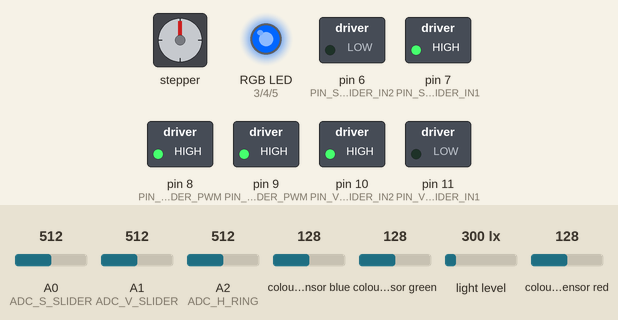
A sketch run on a simulated Arduino Mega 2560, built with avr-gcc and run on an emulated ATmega2560. Shown: stepper motor, switched loads named in the sketch (green lamp = pin HIGH), an RGB LED mixed from three pins (HIGH = lit). The test bench sets the inputs (shaded band); at power-on: colour sensor blue 128, A0 (ADC_S_SLIDER) = 512, colour sensor green 128, light level 300 lx, A1 (ADC_V_SLIDER) = 512, A2 (ADC_H_RING) = 512, colour sensor red 128. Stepper angles assume 513 steps per turn; what the sketch prints to the serial monitor is not drawn.

Above: at 1.2 s.
1.3 s: colour sensor blue set to 5
At 3.3 s:
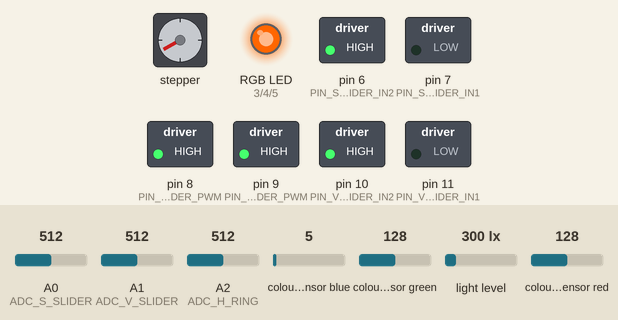
3.6 s: A0 (ADC_S_SLIDER) set to 774
5.1 s: A0 (ADC_S_SLIDER) set to 800
At 6.3 s:
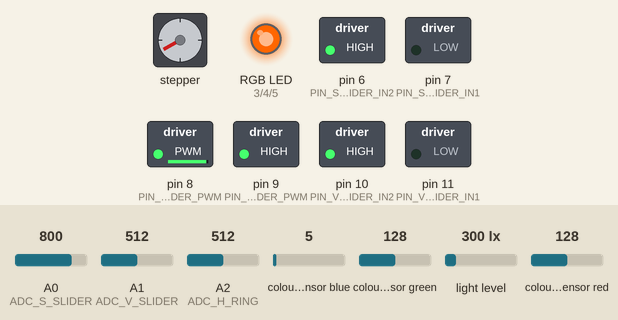
6.6 s: colour sensor green set to 5
At 8.0 s:
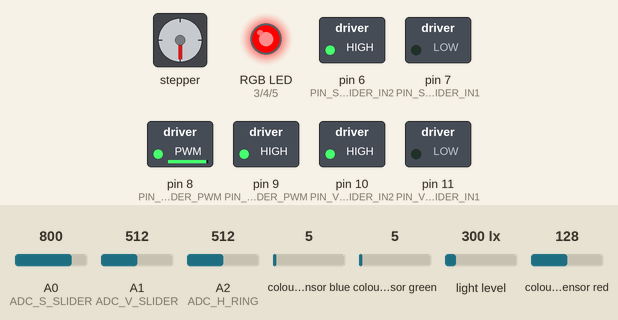
8.3 s: colour sensor blue set to 250
At 9.8 s:
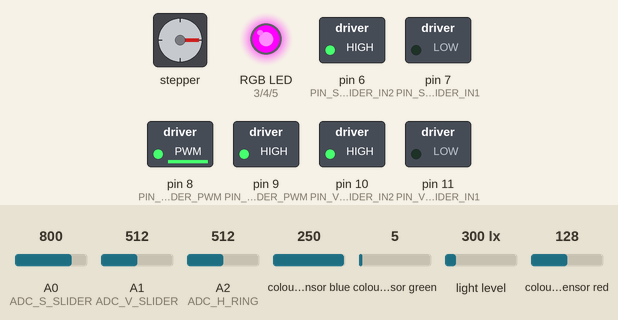
10.1 s: light level set to 1500 lx
At 11.3 s:
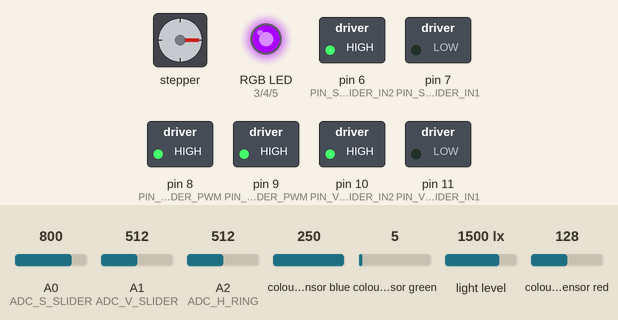
Timing chart, 0 to 12.6 s (numbered marks = the images above; inputs shaded):
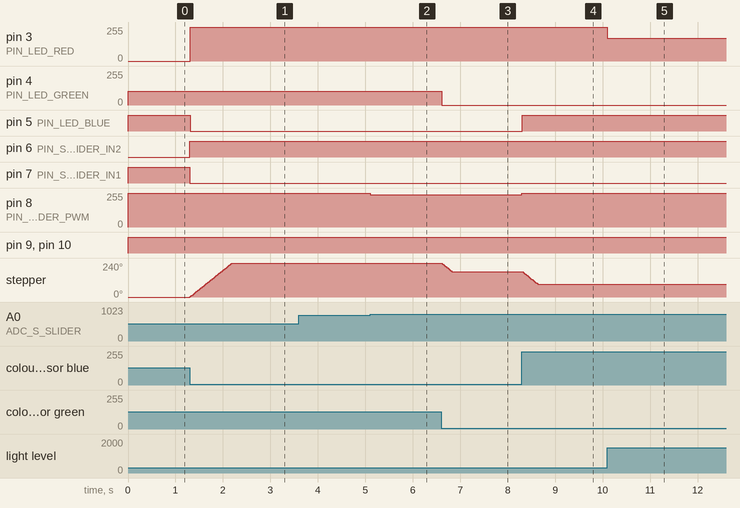

Measured:
- after the input at 1.3 s, pin 3 (PIN_LED_RED): 0/255 → 255/255 at once; pin 5 (PIN_LED_BLUE), pin 7 (PIN_S_SLIDER_IN1): HIGH → LOW at once; pin 6 (PIN_S_SLIDER_IN2): LOW → HIGH at once; stepper: turns 240° clockwise in 0.88 s, starting at once
- after the input at 3.6 s, every drawn part: stays the same
- after the input at 5.1 s, pin 8 (PIN_S_SLIDER_PWM): 255/255 → 243/255 at once
- after the input at 6.6 s, pin 4 (PIN_LED_GREEN): 102/255 → 0/255 at once; stepper: turns 60° counter-clockwise in 0.22 s, starting at once
- after the input at 8.3 s, pin 5 (PIN_LED_BLUE): LOW → HIGH at once; pin 8 (PIN_S_SLIDER_PWM): 243/255 → 253/255 at once; stepper: turns 91° counter-clockwise in 0.33 s, starting at once
- after the input at 10.1 s, pin 3 (PIN_LED_RED): 255/255 → 171/255 at once; pin 8 (PIN_S_SLIDER_PWM): 253/255 → 255/255 at once

The sketch:

color_glove.ino
```cpp
#include <Wire.h>
#include <Stepper.h>
#include <SparkFun_APDS9960.h>

#define PIN_BUTTON 0
#define PIN_BUTTONGND 1

#define PIN_LED_RED 3
#define PIN_LED_GREEN 4
#define PIN_LED_BLUE 5

#define PIN_S_SLIDER_IN1 7
#define PIN_S_SLIDER_IN2 6
#define PIN_S_SLIDER_PWM 8
#define ADC_S_SLIDER 0

#define PIN_V_SLIDER_IN1 11
#define PIN_V_SLIDER_IN2 10
#define PIN_V_SLIDER_PWM 9
#define ADC_V_SLIDER 1

#define ADC_H_RING 2

// Color sensor I2C: SDA pin 18, SCL pin 19

#define STEPPER_STEPS 513
#define PIN_STEPPER_A1 20
#define PIN_STEPPER_A2 21
#define PIN_STEPPER_B1 22
#define PIN_STEPPER_B2 23

Stepper stepper = Stepper(STEPPER_STEPS, PIN_STEPPER_A1, PIN_STEPPER_A2,
    PIN_STEPPER_B1, PIN_STEPPER_B2); // Stepper motor object

// Deadband power level for sliders
#define MOTOR_DEADBAND 128

int stepperPosition = 0; // Position of the stepper (in steps)
int stepperTarget = 0; // Target position of the motor
int sensorValH = 0; // store the value coming from the sensor for H
int sensorValS = 0; // store the value coming from the sensor for S
int sensorValB = 0; // store the value coming from the sensor for B

// getRGB function stores RGB values in this array
// use these values for the red, blue, green led.
int rgb_colors[3];

int hue;
int saturation;
int brightness;

// Raw values from color sensor
SparkFun_APDS9960 apds = SparkFun_APDS9960();
uint16_t ambient_light = 0;
uint16_t red_light = 0;
uint16_t green_light = 0;
uint16_t blue_light = 0;

float slider_Kp = 0.5;
bool isActive = true;

void setup() {
    Wire.begin();
    Serial.begin(57600);

    // Button
    pinMode(PIN_BUTTON, INPUT_PULLUP);
    pinMode(PIN_BUTTONGND, OUTPUT);
    digitalWrite(PIN_BUTTONGND, LOW);

    // LED output pins
    pinMode(PIN_LED_RED, OUTPUT);
    pinMode(PIN_LED_GREEN, OUTPUT);
    pinMode(PIN_LED_BLUE, OUTPUT);
    analogWrite(PIN_LED_RED, 0);
    analogWrite(PIN_LED_GREEN, 0);
    analogWrite(PIN_LED_BLUE, 0);

    // Saturation slider pins
    pinMode(PIN_S_SLIDER_IN1, OUTPUT);
    pinMode(PIN_S_SLIDER_IN2, OUTPUT);
    pinMode(PIN_S_SLIDER_PWM, OUTPUT);
    digitalWrite(PIN_S_SLIDER_IN1, LOW);
    digitalWrite(PIN_S_SLIDER_IN2, LOW);
    analogWrite(PIN_S_SLIDER_PWM, 0);

    // Value slider pins
    pinMode(PIN_V_SLIDER_IN1, OUTPUT);
    pinMode(PIN_V_SLIDER_IN2, OUTPUT);
    pinMode(PIN_V_SLIDER_PWM, OUTPUT);
    digitalWrite(PIN_V_SLIDER_IN1, LOW);
    digitalWrite(PIN_V_SLIDER_IN2, LOW);
    analogWrite(PIN_V_SLIDER_PWM, 0);

    // Stepper setup
    stepper.setSpeed(60);

    // Initialize APDS-9960 (configure I2C and initial values)
    if ( apds.init() ) {
        Serial.println(F("APDS-9960 initialization complete"));
    } else {
        Serial.println(F("Something went wrong during APDS-9960 init!"));
    }

    // Start running the APDS-9960 light sensor (no interrupts)
    if ( apds.enableLightSensor(false) ) {
        Serial.println(F("Light sensor is now running"));
    } else {
        Serial.println(F("Something went wrong during light sensor init!"));
    }

    //Testing
    saturation = 128;
    brightness = 128;
    hue = 180;
}

void loop() {
    // Get HSV values
    sensorValH = analogRead(ADC_H_RING);
    sensorValS = analogRead(ADC_S_SLIDER);
    sensorValB = analogRead(ADC_V_SLIDER);

    //hue = (millis()/10) % 359;
    //saturation = (millis()/10) % 255;
    //brightness = (millis()/10) % 255;
    //Serial.println("Hue: " + String(sensorValH) + " Saturation: " + String(sensorValS) + " Brightness: " + String(sensorValB) + " isActive: " + String(isActive));

    // Get current mode from button
    if(digitalRead(PIN_BUTTON) == LOW)
    {
        isActive = false;
    }
    else
    {
        isActive = true;
    }

    if (isActive == true) // Actively display sensed color
    {
        // Get color from color sensor, save in hue,saturation,value variables
        if (  !apds.readAmbientLight(ambient_light) ||
            !apds.readRedLight(red_light) ||
        !apds.readGreenLight(green_light) ||
        !apds.readBlueLight(blue_light) )
        {
            Serial.println("Error reading light values");
        }
        else
        {
            /*
            Serial.print("Ambient: ");
            Serial.print(ambient_light);
            Serial.print(" Red: ");
            Serial.print(red_light);
            Serial.print(" Green: ");
            Serial.print(green_light);
            Serial.print(" Blue: ");
            Serial.println(blue_light);
            */

            RGBtoHSV(map(red_light, 0,ambient_light,0,255),
                map(green_light, 0,ambient_light,0,255),
                map(blue_light, 0,ambient_light,0,255));
            //Serial.println("Hue: " + String(hue) + " Saturation: " + String(saturation) + " Brightness: " + String(brightness));

            //brightness = 255;
        }

        // Set sliders
        setSlider(PIN_S_SLIDER_IN1, PIN_S_SLIDER_IN2, PIN_S_SLIDER_PWM,
            (int)((map(saturation, 0, 255, 0, 1023) - sensorValS) * slider_Kp));
        setSlider(PIN_V_SLIDER_IN1, PIN_V_SLIDER_IN2, PIN_V_SLIDER_PWM,
            (int)((map(brightness, 0, 255, 0, 1023) - sensorValB) * slider_Kp));

        // Set dial
        stepperTarget = map(hue, 0, 359, 0, STEPPER_STEPS);
        if (stepperPosition < stepperTarget)
        {
            stepper.step(min(3, stepperTarget - stepperPosition));
            stepperPosition += min(3, stepperTarget - stepperPosition);
        }
        else
        {
            stepper.step(max(-3, stepperTarget - stepperPosition));
            stepperPosition += max(-3, stepperTarget - stepperPosition);
        }
        saturation = 255;


    }
    else // Let user set color
    {

        if (sensorValH > 400)
        {
            hue = map(sensorValH, 400, 1024, 0, 360);
        }
        saturation = map(sensorValS, 0, 1024, 0, 255);
        brightness = map(sensorValB, 0, 1024, 0, 255);
        Serial.println("Hue: " + String(hue) + " Saturation: " + String(saturation) + " Brightness: " + String(brightness));

        // Disable slider motors
        setSlider(PIN_S_SLIDER_IN1, PIN_S_SLIDER_IN2, PIN_S_SLIDER_PWM, 0);
        setSlider(PIN_V_SLIDER_IN1, PIN_V_SLIDER_IN2, PIN_V_SLIDER_PWM, 0);
    }

    // Set color of leds
    HSVtoRGB(hue, brightness, saturation);
    analogWrite(PIN_LED_RED, 255 - rgb_colors[0]);
    analogWrite(PIN_LED_GREEN, 255 - rgb_colors[1]);
    analogWrite(PIN_LED_BLUE, 255 - rgb_colors[2]);
}

/*
* Set a motor to a given output value between 0 and 100. Positive values indicate
* forward direction, negative values indicate backward direction.
*/
void setSlider(int pin_1, int pin_2, int pin_pwm, int value)
{
    int pwmlevel = abs(value);
    //Serial.println("Setting: " + String(pin_1) + "," + String(pin_2) + "," + String(value));
    // Set controller direction
    if (pwmlevel < 2)
    {
        // Disengage if pwmlevel is very small
        pwmlevel = 0;
        digitalWrite(pin_1, LOW);
        digitalWrite(pin_2, LOW);
        analogWrite(pin_pwm, 0);
        return;
    }
    else if (value < 0)
    {
        // Backward
        digitalWrite(pin_2, LOW);
        digitalWrite(pin_1, HIGH);
    }
    else
    {
        // Forward
        digitalWrite(pin_1, LOW);
        digitalWrite(pin_2, HIGH);
    }

    // Check bounds on pwmlevel
    if (pwmlevel > 100)
    {
        pwmlevel = 100;
        analogWrite(pin_pwm, 255);
    }
    else
    {
        // Write new PWM value
        analogWrite(pin_pwm, map(pwmlevel, 0, 100, MOTOR_DEADBAND, 255));
    }
}

// Color conversion code from https://www.cs.rit.edu/~ncs/color/t_convert.html#RGB to HSV & HSV to RGB

void HSVtoRGB(int h_val, int s_val, int v_val)
{
    int i;
	float h,s,v,f, p, q, t, r, g, b;
	h = (float) h_val;
	s = (float) s_val / 255.0;
	v = (float) v_val / 255.0;
	if( s == 0 ) {
		// achromatic (grey)
		r = g = b = v;
		return;
	}
	h /= 60;			// sector 0 to 5
	i = floor( h );
	f = h - i;			// factorial part of h
	p = v * ( 1 - s );
	q = v * ( 1 - s * f );
	t = v * ( 1 - s * ( 1 - f ) );
	switch( i ) {
	case 0:
	    r = v;
	    g = t;
	    b = p;
	    break;
	case 1:
	    r = q;
	    g = v;
	    b = p;
	    break;
	case 2:
	    r = p;
	    g = v;
	    b = t;
	    break;
	case 3:
	    r = p;
	    g = q;
	    b = v;
	    break;
	case 4:
	    r = t;
	    g = p;
	    b = v;
	    break;
	default:		// case 5:
	    r = v;
	    g = p;
	    b = q;
	    break;
	}
	rgb_colors[0] = (int)(255 * r);
	rgb_colors[1] = (int)(255 * g);
	rgb_colors[2] = (int)(255 * b);
}

void RGBtoHSV(int r_val, int g_val, int b_val)
{
	float r,g,b,h,s,v;
    float min, max, delta;

    r = r_val / 255.0;
    g = g_val / 255.0;
    b = b_val / 255.0;

	min = min(min(r, g), b);
	max = max(max(r, g), b);
	v = max;				// v
	brightness = (int) (v * 255);
	delta = max - min;
	if( max != 0 )
		s = delta / max;		// s
	else {
		// r = g = b = 0		// s = 0, v is undefined
		saturation = 0;
		hue = 0;
		return;
	}
	if( r == max )
		h = ( g - b ) / delta;		// between yellow & magenta
	else if( g == max )
		h = 2 + ( b - r ) / delta;	// between cyan & yellow
	else
		h = 4 + ( r - g ) / delta;	// between magenta & cyan
	h *= 60;				// degrees
    h += 180;
	if( h < 0 )
		h += 360;
	hue = ((int)h) % 360;
	saturation = (int) (s * 255);
}
```
